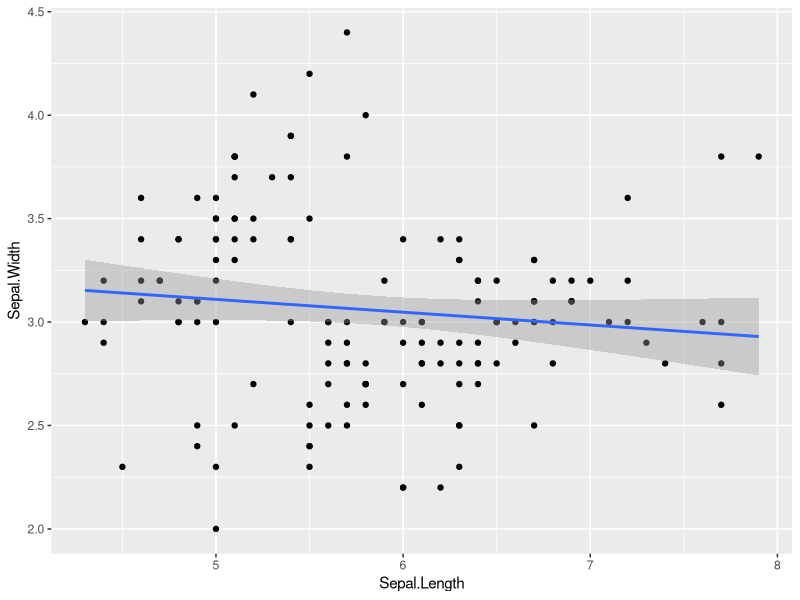
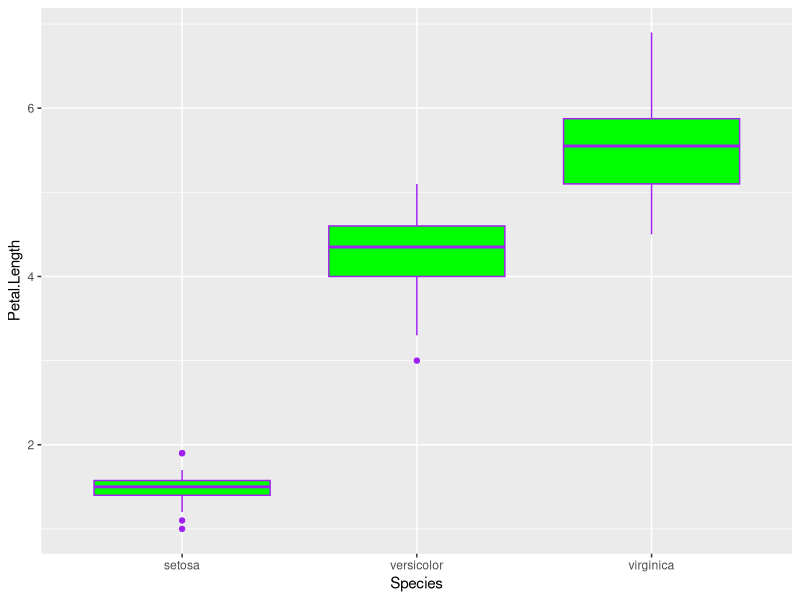
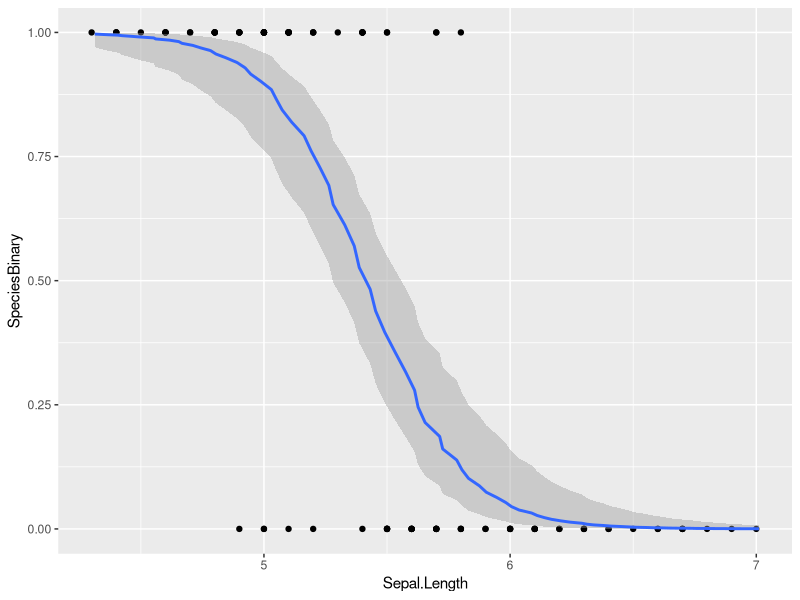
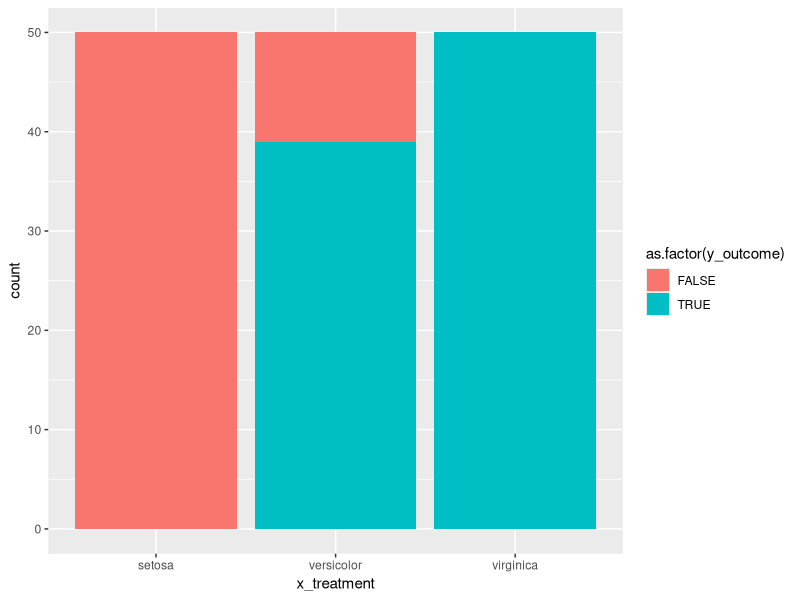

These figures' R source, in order:
## ---- chunk 1
library(tidyverse)

ds <- iris

# Question 1: Continuous X, Continuous Y

cc1 <- ggplot(data = ds) +
  aes(x = Sepal.Length, y = Sepal.Width) +
  geom_point() + 
  geom_smooth(method = "lm")
print(cc1)

# Question 2: Discrete X, Continuous Y

dc1 <- ggplot(data = ds) +
  aes(x = Species, y = Petal.Length) +
  geom_boxplot(fill = "green", color = "purple")

dc1

# Question 3: Continuous X, Discrete Y
ds2 <- ds |>
    filter(ds$Species != "virginica") |>
    mutate("SpeciesBinary" = Species == "setosa") 

ds2$SpeciesBinary <- as.numeric(ds2$SpeciesBinary)

cd1 <- ggplot(data = ds2) +
    aes(x = Sepal.Length , y = SpeciesBinary) +
    geom_point() +
    stat_smooth(position = "jitter", method = "glm", method.args = list(family = "binomial"))

print(cd1)

# Question 4: Discrete X, Discrete Y
newds <- ds |>
    mutate(ds, newPetal = Petal.Length >= 4)
x_treatment <- newds$Species
y_outcome <- newds$newPetal
summary_data <- data.frame(x_treatment, y_outcome)

dd1 <- ggplot(data = summary_data) +
  aes(x = x_treatment) +
  geom_bar(aes(fill = as.factor(y_outcome)))

print(dd1)
